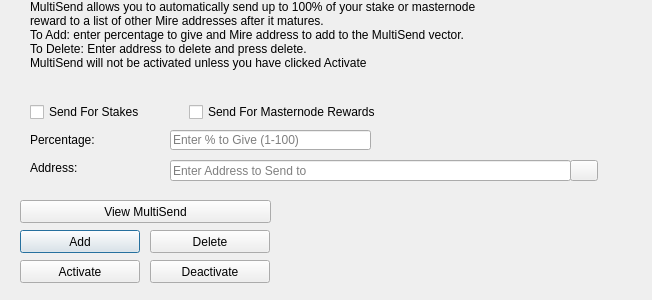
<?xml version="1.0" encoding="UTF-8"?>
<ui version="4.0">
 <class>MultiSendDialog</class>
 <widget class="QDialog" name="MultiSendDialog">
  <property name="windowModality">
   <enum>Qt::NonModal</enum>
  </property>
  <property name="geometry">
   <rect>
    <x>0</x>
    <y>0</y>
    <width>652</width>
    <height>300</height>
   </rect>
  </property>
  <property name="windowTitle">
   <string>MultiSend</string>
  </property>
  <widget class="QLineEdit" name="multiSendPercentEdit">
   <property name="geometry">
    <rect>
     <x>170</x>
     <y>130</y>
     <width>201</width>
     <height>20</height>
    </rect>
   </property>
   <property name="toolTip">
    <string>Enter whole numbers 1 - 100</string>
   </property>
   <property name="placeholderText">
    <string>Enter % to Give (1-100)</string>
   </property>
  </widget>
  <widget class="QLineEdit" name="multiSendAddressEdit">
   <property name="geometry">
    <rect>
     <x>170</x>
     <y>160</y>
     <width>401</width>
     <height>21</height>
    </rect>
   </property>
   <property name="toolTip">
    <string/>
   </property>
   <property name="placeholderText">
    <string>Enter Address to Send to</string>
   </property>
  </widget>
  <widget class="QLabel" name="label_2">
   <property name="geometry">
    <rect>
     <x>30</x>
     <y>0</y>
     <width>451</width>
     <height>121</height>
    </rect>
   </property>
   <property name="lineWidth">
    <number>1</number>
   </property>
   <property name="text">
    <string>MultiSend allows you to automatically send up to 100% of your stake or masternode reward to a list of other Mire addresses after it matures.
To Add: enter percentage to give and Mire address to add to the MultiSend vector.
To Delete: Enter address to delete and press delete.
MultiSend will not be activated unless you have clicked Activate</string>
   </property>
   <property name="alignment">
    <set>Qt::AlignLeading|Qt::AlignLeft|Qt::AlignTop</set>
   </property>
   <property name="wordWrap">
    <bool>true</bool>
   </property>
  </widget>
  <widget class="QLabel" name="message">
   <property name="geometry">
    <rect>
     <x>290</x>
     <y>200</y>
     <width>351</width>
     <height>91</height>
    </rect>
   </property>
   <property name="text">
    <string/>
   </property>
  </widget>
  <widget class="QPushButton" name="addButton">
   <property name="geometry">
    <rect>
     <x>20</x>
     <y>230</y>
     <width>120</width>
     <height>23</height>
    </rect>
   </property>
   <property name="toolTip">
    <string/>
   </property>
   <property name="statusTip">
    <string>Add to MultiSend Vector</string>
   </property>
   <property name="text">
    <string>Add</string>
   </property>
  </widget>
  <widget class="QPushButton" name="disableButton">
   <property name="geometry">
    <rect>
     <x>150</x>
     <y>260</y>
     <width>120</width>
     <height>23</height>
    </rect>
   </property>
   <property name="statusTip">
    <string>Deactivate MultiSend</string>
   </property>
   <property name="text">
    <string>Deactivate</string>
   </property>
  </widget>
  <widget class="QPushButton" name="addressBookButton">
   <property name="geometry">
    <rect>
     <x>570</x>
     <y>160</y>
     <width>28</width>
     <height>21</height>
    </rect>
   </property>
   <property name="toolTip">
    <string>Choose an address from the address book</string>
   </property>
   <property name="text">
    <string/>
   </property>
   <property name="icon">
    <iconset resource="../mire.qrc">
     <normaloff>:/icons/address-book</normaloff>:/icons/address-book</iconset>
   </property>
   <property name="shortcut">
    <string>Alt+A</string>
   </property>
   <property name="autoDefault">
    <bool>false</bool>
   </property>
  </widget>
  <widget class="QLabel" name="label">
   <property name="geometry">
    <rect>
     <x>30</x>
     <y>130</y>
     <width>121</width>
     <height>20</height>
    </rect>
   </property>
   <property name="toolTip">
    <string>Percentage of stake to send</string>
   </property>
   <property name="text">
    <string>Percentage:</string>
   </property>
  </widget>
  <widget class="QLabel" name="label_5">
   <property name="geometry">
    <rect>
     <x>30</x>
     <y>160</y>
     <width>111</width>
     <height>16</height>
    </rect>
   </property>
   <property name="toolTip">
    <string>Address to send portion of stake to</string>
   </property>
   <property name="text">
    <string>Address:</string>
   </property>
  </widget>
  <widget class="QPushButton" name="deleteButton">
   <property name="geometry">
    <rect>
     <x>150</x>
     <y>230</y>
     <width>120</width>
     <height>23</height>
    </rect>
   </property>
   <property name="toolTip">
    <string/>
   </property>
   <property name="statusTip">
    <string>Delete Address From MultiSend Vector</string>
   </property>
   <property name="text">
    <string>Delete</string>
   </property>
  </widget>
  <widget class="QPushButton" name="activateButton">
   <property name="geometry">
    <rect>
     <x>20</x>
     <y>260</y>
     <width>120</width>
     <height>23</height>
    </rect>
   </property>
   <property name="statusTip">
    <string>Activate MultiSend</string>
   </property>
   <property name="text">
    <string>Activate</string>
   </property>
  </widget>
  <widget class="QPushButton" name="viewButton">
   <property name="geometry">
    <rect>
     <x>20</x>
     <y>200</y>
     <width>251</width>
     <height>23</height>
    </rect>
   </property>
   <property name="toolTip">
    <string/>
   </property>
   <property name="statusTip">
    <string>View MultiSend Vector</string>
   </property>
   <property name="text">
    <string>View MultiSend</string>
   </property>
  </widget>
  <widget class="QWidget" name="horizontalLayoutWidget">
   <property name="geometry">
    <rect>
     <x>30</x>
     <y>100</y>
     <width>351</width>
     <height>24</height>
    </rect>
   </property>
   <layout class="QHBoxLayout" name="horizontalLayout">
    <item>
     <widget class="QCheckBox" name="multiSendStakeCheckBox">
      <property name="text">
       <string>Send For Stakes</string>
      </property>
     </widget>
    </item>
    <item>
     <widget class="QCheckBox" name="multiSendMasternodeCheckBox">
      <property name="text">
       <string>Send For Masternode Rewards</string>
      </property>
     </widget>
    </item>
   </layout>
  </widget>
 </widget>
 <resources>
  <include location="../mire.qrc"/>
 </resources>
 <connections/>
</ui>
